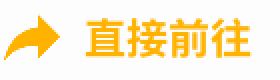
#> input picture assets/zh-CN/side_quest/QUEST_GO.png, 140 x 40 px (shown 2 times larger)
$ python -i side_quest.py   (imports and definitions only)
#> lines starting #> are read from the running program, lines starting #| are printed output that depends on the picture; after the words box and inside, x2 and y2 are one past the last pixel; in counts of white or black regions, pixels touching at a corner belong together
#> further down, picture is the input picture: shape (40, 140, 3); mean B, G, R 205.9, 239, 253.4
"""即时通讯任务对话里的章节支线委托：点「直接前往」跳到章节地图，逐个点橙色「!」菱形打 SUB 关卡。

每个 SUB 关卡首通直接给钻石（实录 2026-10-23：SUB 18-6/18-7/18-8 各 50 钻），委托本身另有奖励。
委托只有读完对话才会出现，所以通常排在 Messenger 任务之后。

画面识别全部在 720×1280 竖屏客户区：
- 对话顶部的委托卡片：未完成时是白底「直接前往」按钮（橙色箭头），完成后变成橙底「可完成」，点了领奖励。
- 点按钮后游戏直接进入该章普通地图，镜头在小队身上；右下角章节组件下方的「CURRENT AREA」字样作为地图锚点。
- 支线目标头顶是橙框白底「!」菱形；离屏目标在屏幕边缘显示同样的菱形（带小箭头）。
  点场内菱形会由游戏原生寻路走到敌人并弹出备战；点边缘菱形会把镜头移过去，下一轮再点场内菱形。
- 备战弹窗标题为「SUB 章-关 STAGE」才进入战斗；主线关卡、EX 关卡等其它标题一律关闭弹窗并停止本章，
  不替主线推图做决定。
"""
import re
import time
from pathlib import Path

import cv2
import numpy as np

from module.execution.context import report
from module.logger import logger
from module.messenger.messenger import BACK, CLOSE, LIST_SCROLL_ROUNDS, Messenger, orange, typing, view
from module.ocr.ocr import Ocr
from module.simulation_room.assets import AUTO_BURST, AUTO_SHOOT, END_FIGHTING, FIGHT
from module.tribe_tower.assets import OPERATION_FAILED
from module.ui.assets import FIGHT_CLOSE
from module.ui.page import page_main

ASSETS = Path(__file__).resolve().parents[2] / 'assets/zh-CN/side_quest'
# 对话顶部委托卡片的「直接前往」按钮（橙色箭头＋文字）
# [1 line not run here, left out]
QUEST_GO_REGION = (300, 270, 700, 700)
QUEST_GO_THRESHOLD = .85
# 委托完成后同一位置变成橙底「可完成」按钮，点了领奖励
# [1 line not run here, left out]
REWARD_CLOSE = (360, 1000)
# 对话顶部委托卡片上的任务文字（如「【第24章】清理……地点」），只用于日志和复盘
CARD_TEXT = (160, 400, 455, 462)
# 委托没打出 SUB 或中途停止时的画面存这里
EVIDENCE = Path('log/side_quest')
# 「寻找某人」类支线：点菱形后弹的不是备战而是带蓝色「对话」按钮的 SUB QUEST 弹窗，点了播一段剧情就算完成
# [1 line not run here, left out]
QUEST_TALK_REGION = (200, 1100, 520, 1260)
TALK_CLOSE = (703, 738)
QUEST_TALK_POINT = (360, 1188)
# 小队已经走到目标旁边时「!」浮在小队头上，点它等于点自己；敌人本体在菱形下方约 110px
ENEMY_BELOW_MARKER = 110
# 地图右下角章节组件的「CURRENT AREA」
# [1 line not run here, left out]
MAP_CHECK_REGION = (440, 1190, 640, 1260)
MAP_CHECK_THRESHOLD = .85
MAP_HOME = (195, 1208)
# 菱形外框尺寸约 76～91px，被屏幕边缘截掉一半的也要认（实录宽 59px）
MARKER_SIZE = (50, 100)
# 小地图、任务栏、底部按钮和章节组件上不点
UNSAFE = ((0, 0, 720, 70), (0, 90, 300, 380), (390, 90, 720, 220), (0, 1140, 720, 1280))
ENTRY_TITLE = (25, 685, 330, 745)
ENTRY_WAIT = 12.
BATTLE_WAIT = 600.
MAP_WAIT = 90.
MAX_FIGHTS = 30
# 连续这么多次点菱形都没弹备战就放弃本章（约两分钟寻路）
MAX_MISSES = 10
# 画面里没有可点的菱形时依次拖镜头看上、下、右、左（内容跟着手指走），都没有才算本章打完。
# 实录 2026-10-23（18 章）：打完附近三个后剩下两个菱形压在顶部资源栏下，没有边缘提示。
# 实测拖 450px 镜头只移约 230px，所以每次拖满一屏，上下左右各看两屏再回来。
VIEW_UP, VIEW_DOWN = ((360, 300), (360, 1000)), ((360, 1000), (360, 300))
VIEW_RIGHT, VIEW_LEFT = ((620, 640), (100, 640)), ((100, 640), (620, 640))
SWEEP = ((VIEW_UP,) * 2 + (VIEW_DOWN,) * 4 + (VIEW_UP,) * 2
         + (VIEW_RIGHT,) * 2 + (VIEW_LEFT,) * 4)
MAX_CHATS = 60
# 对话列表每行左侧的黄色头像
AVATAR_COLUMN = (90, 170)
LIST_TOP, LIST_BOTTOM = 380, 1160


# [9 lines left out: function find_template, not called in this run]


def quest_go(image):
    return find_template(image, QUEST_GO, QUEST_GO_REGION, QUEST_GO_THRESHOLD)


def quest_done(image):
    return find_template(image, QUEST_DONE, QUEST_GO_REGION, QUEST_GO_THRESHOLD)


def quest_talk(image):
    return find_template(image, QUEST_TALK, QUEST_TALK_REGION, QUEST_GO_THRESHOLD)


def map_visible(image):
    return find_template(image, MAP_CHECK, MAP_CHECK_REGION, MAP_CHECK_THRESHOLD) is not None


def quest_markers(image):
    """橙框白底「!」菱形的中心 [(x, y)]，按离屏幕中心由近到远排序。

    橙色外框按连通块取外接框，尺寸接近正方形；中心要有白底（排除火焰、小地图图标等橙色物体）。
    落在小地图、顶栏等界面下面的不返回：那里点不到，而且半透明顶栏会把菱形压暗认不出来。
    """
    hsv = cv2.cvtColor(image, cv2.COLOR_BGR2HSV)
#> hsv: shape (40, 140, 3); mean H, S, V 5.5, 47.5, 253.4
    mask = cv2.inRange(hsv, (8, 150, 200), (25, 255, 255))
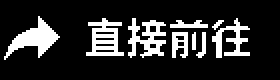
#> mask: shape (40, 140) (shown 2 times larger); 17.4% white; 9 white regions (2 under 20 px), largest, box (x1, y1, x2, y2) and area: (2, 8, 30, 30) 236, (64, 9, 83, 29) 201, (43, 9, 62, 28) 199
    n, _, stats, _ = cv2.connectedComponentsWithStats(mask)
#> n = 10; stats = [[0, 0, 140, 40, 4628], [2, 8, 28, 22, 236], [43, 9, 19, 19, 199], [64, 9, 19, 20, 201], [106, 9, 19, 20, 152], [85, 10, 19, 4, 50], [106, 10, 6, 5, 13], [86, 16, 8, 13, 74], [96, 16, 2, 9, 17], [98, 16, 5, 13, 30]]
    low, high = MARKER_SIZE
    found = []
    for i in range(1, n):
        x, y, w, h, _ = stats[i]
        if not (low <= w <= high and low <= h <= high) or max(w, h) > 1.5 * min(w, h):
            continue
        cx, cy = x + w // 2, y + h // 2
        inner = image[max(cy - 8, 0):cy + 8, max(cx - 8, 0):cx + 8]
        if inner.size == 0 or (inner.min(axis=2) > 200).mean() < .3:
            continue
        if not any(a <= cx < c and b <= cy < d for a, b, c, d in UNSAFE):
            found.append((cx, cy))
#> this loop made 9 passes
#> (x, y, w, h) on passes 1 to 9: (2, 8, 28, 22), (43, 9, 19, 19), (64, 9, 19, 20), (106, 9, 19, 20), (85, 10, 19, 4), (106, 10, 6, 5), (86, 16, 8, 13), (96, 16, 2, 9), (98, 16, 5, 13)
#> after the loop, found = []
    return sorted(found, key=lambda p: (p[0] - 360) ** 2 + (p[1] - 640) ** 2)


# [19 lines left out: functions sub_stage, chat_rows, not called in this run]


def row_title(image, y):
    """列表行的标题截图，用来记住已经看过的对话。"""
    return image[y - 35:y - 5, 200:560].astype(np.int16)


def same_row(a, b):
    return a.shape == b.shape and float(np.abs(a - b).mean()) < 8


def title_key(text):
    """对话标题文字去掉菱形图标、标点和空白，只留文字和数字用于比对。"""
    return re.sub(r'[^\w\u4e00-\u9fff]', '', text or '')


# [9 lines left out: function same_chat, not called in this run]


# [304 lines that did not run here, left out]

>>> import cv2
>>> picture = cv2.imread('../../assets/zh-CN/side_quest/QUEST_GO.png')
>>> result = quest_markers(picture)
#> result = []
